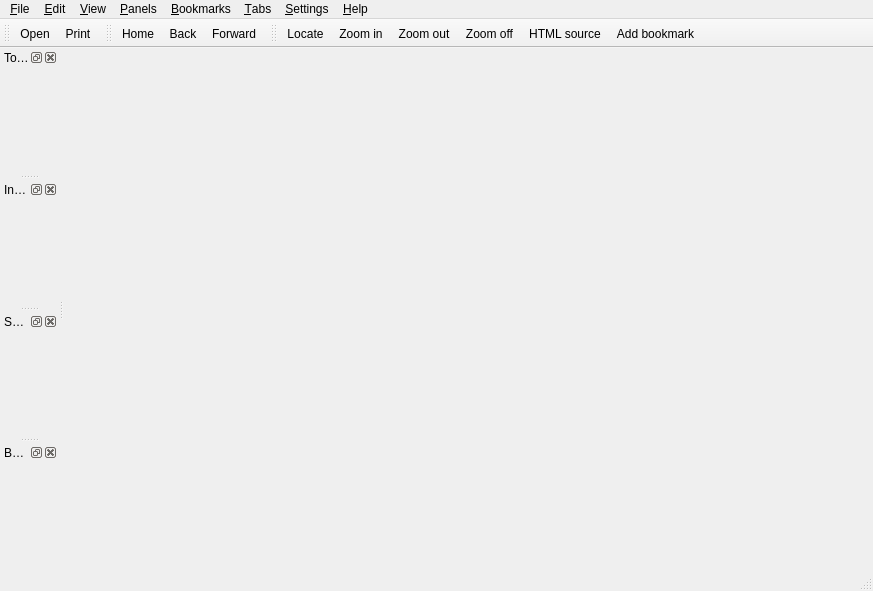
<?xml version="1.0" encoding="UTF-8"?>
<ui version="4.0">
 <class>MainWindow</class>
 <widget class="QMainWindow" name="MainWindow">
  <property name="geometry">
   <rect>
    <x>0</x>
    <y>0</y>
    <width>873</width>
    <height>591</height>
   </rect>
  </property>
  <property name="windowTitle">
   <string>pychmviewer</string>
  </property>
  <property name="windowIcon">
   <iconset>
    <normaloff>:/images/pychmviewer.png</normaloff>:/images/pychmviewer.png</iconset>
  </property>
  <property name="dockOptions">
   <set>QMainWindow::AllowTabbedDocks|QMainWindow::AnimatedDocks</set>
  </property>
  <widget class="QWidget" name="widget">
   <layout class="QHBoxLayout" name="horizontalLayout">
    <item>
     <widget class="PyChmTabs" name="WebViewsWidget" native="true"/>
    </item>
   </layout>
  </widget>
  <widget class="QMenuBar" name="menubar">
   <property name="geometry">
    <rect>
     <x>0</x>
     <y>0</y>
     <width>873</width>
     <height>23</height>
    </rect>
   </property>
   <widget class="QMenu" name="menuSettings">
    <property name="title">
     <string>&amp;Settings</string>
    </property>
    <addaction name="actionOpenSettings"/>
   </widget>
   <widget class="QMenu" name="menuFile">
    <property name="title">
     <string>&amp;File</string>
    </property>
    <addaction name="actionOpenFile"/>
    <addaction name="actionPrintPage"/>
    <addaction name="actionExtractFile"/>
    <addaction name="separator"/>
    <addaction name="actionQuitApp"/>
   </widget>
   <widget class="QMenu" name="menuView">
    <property name="title">
     <string>&amp;View</string>
    </property>
    <addaction name="actionZoomIn"/>
    <addaction name="actionZoomOut"/>
    <addaction name="actionZoomOff"/>
    <addaction name="separator"/>
    <addaction name="actionChangeEncoding"/>
    <addaction name="actionViewHtmlSource"/>
    <addaction name="separator"/>
    <addaction name="actionLocate"/>
    <addaction name="separator"/>
   </widget>
   <widget class="QMenu" name="menuPanels">
    <property name="title">
     <string>&amp;Panels</string>
    </property>
    <addaction name="actionTogglePanels"/>
    <addaction name="separator"/>
   </widget>
   <widget class="QMenu" name="menuHelp">
    <property name="title">
     <string>&amp;Help</string>
    </property>
    <addaction name="actionAboutApp"/>
    <addaction name="actionAboutQt"/>
   </widget>
   <widget class="QMenu" name="menuEdit">
    <property name="title">
     <string>&amp;Edit</string>
    </property>
    <addaction name="actionCopy"/>
    <addaction name="actionSelectAll"/>
    <addaction name="separator"/>
    <addaction name="actionFind"/>
    <addaction name="actionFindNext"/>
    <addaction name="actionFindPrevious"/>
   </widget>
   <widget class="QMenu" name="menuTabs">
    <property name="title">
     <string>&amp;Tabs</string>
    </property>
    <addaction name="actionOpenNewTab"/>
    <addaction name="actionCloseCurrentTab"/>
    <addaction name="separator"/>
   </widget>
   <widget class="QMenu" name="menuBookmarks">
    <property name="title">
     <string>&amp;Bookmarks</string>
    </property>
    <addaction name="actionAddBookmark"/>
    <addaction name="separator"/>
   </widget>
   <addaction name="menuFile"/>
   <addaction name="menuEdit"/>
   <addaction name="menuView"/>
   <addaction name="menuPanels"/>
   <addaction name="menuBookmarks"/>
   <addaction name="menuTabs"/>
   <addaction name="menuSettings"/>
   <addaction name="menuHelp"/>
  </widget>
  <widget class="QToolBar" name="mainToolbar">
   <property name="windowTitle">
    <string>general toolbar</string>
   </property>
   <property name="orientation">
    <enum>Qt::Horizontal</enum>
   </property>
   <attribute name="toolBarArea">
    <enum>TopToolBarArea</enum>
   </attribute>
   <attribute name="toolBarBreak">
    <bool>false</bool>
   </attribute>
   <addaction name="actionOpenFile"/>
   <addaction name="actionPrintPage"/>
  </widget>
  <widget class="QToolBar" name="navToolbar">
   <property name="windowTitle">
    <string>navigation toolbar</string>
   </property>
   <property name="orientation">
    <enum>Qt::Horizontal</enum>
   </property>
   <attribute name="toolBarArea">
    <enum>TopToolBarArea</enum>
   </attribute>
   <attribute name="toolBarBreak">
    <bool>false</bool>
   </attribute>
   <addaction name="actionGoHome"/>
   <addaction name="actionGoBack"/>
   <addaction name="actionGoForward"/>
  </widget>
  <widget class="QToolBar" name="viewToolbar">
   <property name="windowTitle">
    <string>action toolbar</string>
   </property>
   <property name="orientation">
    <enum>Qt::Horizontal</enum>
   </property>
   <attribute name="toolBarArea">
    <enum>TopToolBarArea</enum>
   </attribute>
   <attribute name="toolBarBreak">
    <bool>false</bool>
   </attribute>
   <addaction name="actionLocate"/>
   <addaction name="actionZoomIn"/>
   <addaction name="actionZoomOut"/>
   <addaction name="actionZoomOff"/>
   <addaction name="actionViewHtmlSource"/>
   <addaction name="actionAddBookmark"/>
  </widget>
  <widget class="QStatusBar" name="mainStatusBar"/>
  <widget class="QDockWidget" name="dockTopics">
   <property name="acceptDrops">
    <bool>false</bool>
   </property>
   <property name="statusTip">
    <string>Topics</string>
   </property>
   <property name="accessibleDescription">
    <string/>
   </property>
   <property name="windowTitle">
    <string>Topics</string>
   </property>
   <attribute name="dockWidgetArea">
    <number>1</number>
   </attribute>
   <widget class="QWidget" name="dockWidgetContents"/>
  </widget>
  <widget class="QDockWidget" name="dockIndex">
   <property name="statusTip">
    <string>Index</string>
   </property>
   <property name="windowTitle">
    <string>Index</string>
   </property>
   <attribute name="dockWidgetArea">
    <number>1</number>
   </attribute>
   <widget class="QWidget" name="dockWidgetContents_2"/>
  </widget>
  <widget class="QDockWidget" name="dockSearch">
   <property name="statusTip">
    <string>Search</string>
   </property>
   <property name="windowTitle">
    <string>Search</string>
   </property>
   <attribute name="dockWidgetArea">
    <number>1</number>
   </attribute>
   <widget class="QWidget" name="dockWidgetContents_3"/>
  </widget>
  <widget class="QDockWidget" name="dockBookmark">
   <property name="statusTip">
    <string>Bookmark</string>
   </property>
   <property name="accessibleName">
    <string/>
   </property>
   <property name="windowTitle">
    <string>Bookmark</string>
   </property>
   <attribute name="dockWidgetArea">
    <number>1</number>
   </attribute>
   <widget class="QWidget" name="dockWidgetContents_4"/>
  </widget>
  <action name="actionPrintPage">
   <property name="icon">
    <iconset resource="resources/images.qrc">
     <normaloff>:/images/icon_print.png</normaloff>:/images/icon_print.png</iconset>
   </property>
   <property name="text">
    <string>&amp;Print...</string>
   </property>
   <property name="iconText">
    <string>Print</string>
   </property>
   <property name="toolTip">
    <string>Print current page</string>
   </property>
   <property name="whatsThis">
    <string>Prints currently opened page.</string>
   </property>
   <property name="shortcut">
    <string>Ctrl+P</string>
   </property>
  </action>
  <action name="actionOpenSettings">
   <property name="text">
    <string>&amp;Application settings...</string>
   </property>
   <property name="toolTip">
    <string>Change the application settings</string>
   </property>
   <property name="whatsThis">
    <string>Change the application settings</string>
   </property>
  </action>
  <action name="actionAddBookmark">
   <property name="icon">
    <iconset resource="resources/images.qrc">
     <normaloff>:/images/icon_add_bookmark.png</normaloff>:/images/icon_add_bookmark.png</iconset>
   </property>
   <property name="text">
    <string>&amp;Add bookmark</string>
   </property>
   <property name="toolTip">
    <string>Adds a bookmark for currently opened page</string>
   </property>
   <property name="whatsThis">
    <string>Adds a bookmark for currently opened page. Remembers the opened page, and scroll position. Bookmarks are accessible through Bookmarks menu or tab.</string>
   </property>
   <property name="shortcut">
    <string>Ctrl+B</string>
   </property>
  </action>
  <action name="actionZoomIn">
   <property name="icon">
    <iconset resource="resources/images.qrc">
     <normaloff>:/images/icon_font_increase.png</normaloff>:/images/icon_font_increase.png</iconset>
   </property>
   <property name="text">
    <string>Zoom &amp;in</string>
   </property>
   <property name="toolTip">
    <string>Increase the font size</string>
   </property>
   <property name="whatsThis">
    <string>Increases the document font size.</string>
   </property>
   <property name="shortcut">
    <string>=</string>
   </property>
  </action>
  <action name="actionZoomOut">
   <property name="icon">
    <iconset resource="resources/images.qrc">
     <normaloff>:/images/icon_font_decrease.png</normaloff>:/images/icon_font_decrease.png</iconset>
   </property>
   <property name="text">
    <string>Zoom &amp;out</string>
   </property>
   <property name="toolTip">
    <string>Decrease the font size</string>
   </property>
   <property name="whatsThis">
    <string>Decreases the document font size.</string>
   </property>
   <property name="shortcut">
    <string>-</string>
   </property>
  </action>
  <action name="actionZoomOff">
   <property name="icon">
    <iconset resource="resources/images.qrc">
     <normaloff>:/images/icon_font_norm.png</normaloff>:/images/icon_font_norm.png</iconset>
   </property>
   <property name="text">
    <string>Zoom &amp;off</string>
   </property>
   <property name="toolTip">
    <string>restore normal font size</string>
   </property>
   <property name="whatsThis">
    <string>set the document font size normal.</string>
   </property>
   <property name="shortcut">
    <string>Ctrl+R</string>
   </property>
  </action>
  <action name="actionViewHtmlSource">
   <property name="icon">
    <iconset resource="resources/images.qrc">
     <normaloff>:/images/icon_view_source.png</normaloff>:/images/icon_view_source.png</iconset>
   </property>
   <property name="text">
    <string>&amp;HTML Source</string>
   </property>
   <property name="iconText">
    <string>HTML source</string>
   </property>
   <property name="toolTip">
    <string>View HTML source of current page</string>
   </property>
   <property name="whatsThis">
    <string>Shows the HTML source of currently opened page</string>
   </property>
   <property name="shortcut">
    <string>Ctrl+U</string>
   </property>
  </action>
  <action name="actionLocate">
   <property name="icon">
    <iconset resource="resources/images.qrc">
     <normaloff>:/images/icon_locate_in_content.png</normaloff>:/images/icon_locate_in_content.png</iconset>
   </property>
   <property name="text">
    <string>&amp;Locate </string>
   </property>
   <property name="toolTip">
    <string>Locate the current page in side panel</string>
   </property>
   <property name="whatsThis">
    <string>If the current page is present in the Table of Contents, locate it there. </string>
   </property>
   <property name="shortcut">
    <string>Ctrl+L</string>
   </property>
  </action>
  <action name="actionChangeEncoding">
   <property name="text">
    <string>&amp;Encoding</string>
   </property>
   <property name="whatsThis">
    <string>Changes the current document encoding. </string>
   </property>
  </action>
  <action name="actionOpenFile">
   <property name="icon">
    <iconset resource="resources/images.qrc">
     <normaloff>:/images/icon_open_file.png</normaloff>:/images/icon_open_file.png</iconset>
   </property>
   <property name="text">
    <string>&amp;Open...</string>
   </property>
   <property name="toolTip">
    <string>Open a CHM file</string>
   </property>
   <property name="whatsThis">
    <string>Opens a new CHM file</string>
   </property>
   <property name="shortcut">
    <string>Ctrl+O</string>
   </property>
  </action>
  <action name="actionGoBack">
   <property name="icon">
    <iconset resource="resources/images.qrc">
     <normaloff>:/images/icon_back.png</normaloff>:/images/icon_back.png</iconset>
   </property>
   <property name="text">
    <string>Back</string>
   </property>
   <property name="toolTip">
    <string>Navigate back</string>
   </property>
   <property name="whatsThis">
    <string>Navigate back in navigation history</string>
   </property>
  </action>
  <action name="actionGoForward">
   <property name="icon">
    <iconset resource="resources/images.qrc">
     <normaloff>:/images/icon_forward.png</normaloff>:/images/icon_forward.png</iconset>
   </property>
   <property name="text">
    <string>Forward</string>
   </property>
   <property name="toolTip">
    <string>Navigate forward</string>
   </property>
   <property name="whatsThis">
    <string>Navigate forward in navigation history</string>
   </property>
  </action>
  <action name="actionGoHome">
   <property name="icon">
    <iconset resource="resources/images.qrc">
     <normaloff>:/images/icon_home.png</normaloff>:/images/icon_home.png</iconset>
   </property>
   <property name="text">
    <string>Home</string>
   </property>
   <property name="toolTip">
    <string>Navigate home</string>
   </property>
   <property name="whatsThis">
    <string>Navigate to the document Home page, as specified in the document.</string>
   </property>
  </action>
  <action name="actionAboutApp">
   <property name="text">
    <string>&amp;About PyChmViewer</string>
   </property>
   <property name="shortcut">
    <string>F1</string>
   </property>
  </action>
  <action name="actionExtractFile">
   <property name="text">
    <string>&amp;Extract</string>
   </property>
   <property name="iconText">
    <string>Extract</string>
   </property>
   <property name="toolTip">
    <string>Extract current CHM file</string>
   </property>
   <property name="whatsThis">
    <string>Extract current CHM </string>
   </property>
   <property name="shortcut">
    <string>Ctrl+E</string>
   </property>
  </action>
  <action name="actionQuitApp">
   <property name="text">
    <string>&amp;Quit</string>
   </property>
   <property name="shortcut">
    <string>Ctrl+Q</string>
   </property>
  </action>
  <action name="actionTogglePanels">
   <property name="text">
    <string>Toggle &amp;Panels</string>
   </property>
  </action>
  <action name="actionCopy">
   <property name="text">
    <string>&amp;Copy</string>
   </property>
   <property name="shortcut">
    <string>Ctrl+C</string>
   </property>
  </action>
  <action name="actionSelectAll">
   <property name="text">
    <string>&amp;Select All</string>
   </property>
   <property name="shortcut">
    <string>Ctrl+A</string>
   </property>
  </action>
  <action name="actionFind">
   <property name="text">
    <string>&amp;Find</string>
   </property>
   <property name="shortcut">
    <string>Ctrl+F</string>
   </property>
  </action>
  <action name="actionFindNext">
   <property name="text">
    <string>Find &amp;Next</string>
   </property>
   <property name="shortcut">
    <string>F3</string>
   </property>
  </action>
  <action name="actionFindPrevious">
   <property name="text">
    <string>Find &amp;Previous</string>
   </property>
   <property name="shortcut">
    <string>Shift+F3</string>
   </property>
  </action>
  <action name="actionOpenNewTab">
   <property name="text">
    <string>&amp;Open Tab</string>
   </property>
   <property name="shortcut">
    <string>Ctrl+T</string>
   </property>
  </action>
  <action name="actionCloseCurrentTab">
   <property name="text">
    <string>&amp;Close Tab</string>
   </property>
   <property name="shortcut">
    <string>Ctrl+W</string>
   </property>
  </action>
  <action name="actionAboutQt">
   <property name="text">
    <string>About Qt</string>
   </property>
  </action>
 </widget>
 <layoutdefault spacing="6" margin="11"/>
 <customwidgets>
  <customwidget>
   <class>PyChmTabs</class>
   <extends>QWidget</extends>
   <header>pychmtabs.h</header>
   <container>1</container>
  </customwidget>
 </customwidgets>
 <resources>
  <include location="resources/images.qrc"/>
 </resources>
 <connections/>
</ui>
